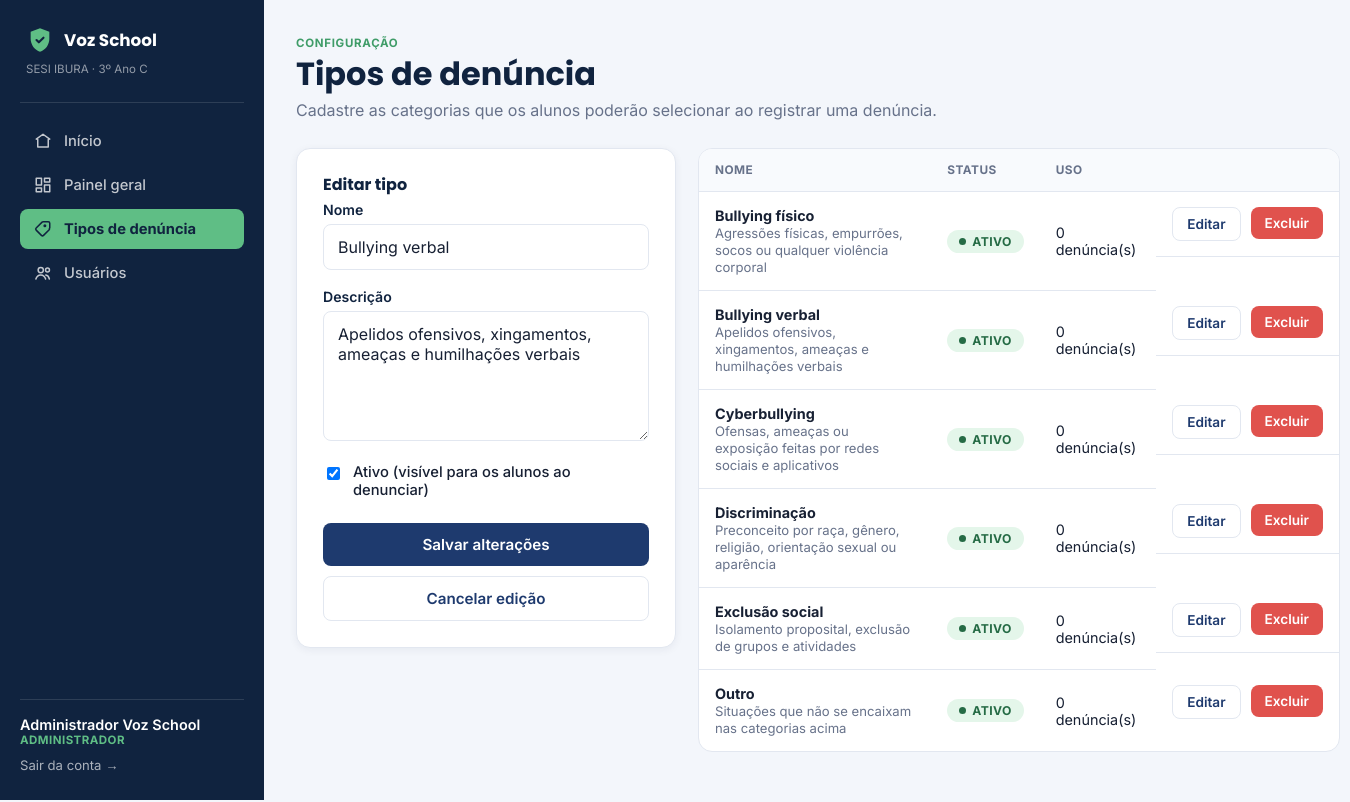
Page /admin_tipos_denuncia.php?editar=2 (signed in) on the committed database.
### tables this page shows
CREATE TABLE tipos_denuncia (
    id INT AUTO_INCREMENT PRIMARY KEY,
    nome VARCHAR(100) NOT NULL,
    descricao VARCHAR(255) DEFAULT NULL,
    ativo TINYINT(1) NOT NULL DEFAULT 1,
    criado_em DATETIME NOT NULL DEFAULT CURRENT_TIMESTAMP
);

### admin_tipos_denuncia.php (the view, shortened to what this page needs)
<?php
require_once __DIR__ . '/includes/header.php';
$pdo = getConexao();
$editar = null;
if (isset($_GET['editar'])) {
    $stmt = $pdo->prepare('SELECT * FROM tipos_denuncia WHERE id = ?');
    $stmt->execute([(int) $_GET['editar']]);
    $editar = $stmt->fetch();
}
$tipos = $pdo->query('SELECT t.*, (SELECT COUNT(*) FROM denuncias d WHERE d.tipo_denuncia_id = t.id) AS total_uso
                       FROM tipos_denuncia t ORDER BY t.nome')->fetchAll();
?>
<div class="page-head">
  <div>
    <span class="eyebrow">Configuração</span>
    <h1>Tipos de denúncia</h1>
    <p class="mb-0">Cadastre as categorias que os alunos poderão selecionar ao registrar uma denúncia.</p>
  </div>
</div>
<div class="detail-grid" style="grid-template-columns: 380px 1fr;">
  <div class="card">
    <h2 style="font-size:1rem;"><?= $editar ? 'Editar tipo' : 'Novo tipo de denúncia' ?></h2>
    <form method="POST" action="process_tipo_denuncia.php">
      <div class="field">
        <label for="nome">Nome</label>
        <input type="text" id="nome" name="nome" required value="<?= htmlspecialchars($editar['nome'] ?? '') ?>" placeholder="Ex: Cyberbullying">
      </div>
      <div class="field">
        <label for="descricao">Descrição</label>
        <textarea id="descricao" name="descricao" placeholder="Explique brevemente o que se enquadra nesse tipo"><?= htmlspecialchars($editar['descricao'] ?? '') ?></textarea>
      </div>
      <div class="field">
        <div class="checkbox-row">
          <input type="checkbox" id="ativo" name="ativo" value="1" <?= (!$editar || $editar['ativo']) ? 'checked' : '' ?>>
          <label for="ativo">Ativo (visível para os alunos ao denunciar)</label>
        </div>
      </div>
      <button type="submit" class="btn btn-primary btn-block"><?= $editar ? 'Salvar alterações' : 'Cadastrar tipo' ?></button>
      <?php if ($editar): ?>
        <a href="admin_tipos_denuncia.php" class="btn btn-outline btn-block" style="margin-top:10px;">Cancelar edição</a>
      <?php endif; ?>
    </form>
  </div>
  <div>
    <div class="table-wrap">
      <table>
        <thead><tr><th>Nome</th><th>Status</th><th>Uso</th><th></th></tr></thead>
        <tbody>
        <?php foreach ($tipos as $t): ?>
          <tr>
            <td>
              <strong><?= htmlspecialchars($t['nome']) ?></strong>
              <?php if ($t['descricao']): ?><br><span class="small text-muted"><?= htmlspecialchars($t['descricao']) ?></span><?php endif; ?>
            </td>
            <td><span class="pill <?= $t['ativo'] ? 'pill-resolvida' : 'pill-arquivada' ?>"><?= $t['ativo'] ? 'Ativo' : 'Inativo' ?></span></td>
            <td><?= (int) $t['total_uso'] ?> denúncia(s)</td>
            <td class="flex gap-10">
              <a class="btn btn-sm btn-outline" href="admin_tipos_denuncia.php?editar=<?= $t['id'] ?>">Editar</a>
              <form method="POST" action="process_tipo_denuncia.php" onsubmit="return confirm('Remover este tipo de denúncia?');">
                <button type="submit" class="btn btn-sm btn-danger" <?= $t['total_uso'] > 0 ? 'disabled title="Não é possível excluir: já usado em denúncias"' : '' ?>>Excluir</button>
              </form>
            </td>
          </tr>
        <?php endforeach; ?>
        </tbody>
      </table>
    </div>
  </div>
</div>
<?php require_once __DIR__ . '/includes/footer.php'; ?>

### css/style.css (style rules this page uses)
:root { --color-primary: #1E3A6E; --color-primary-dark: #10233F; --color-primary-light: #2C4E8F; --color-accent: #5FBE85; --color-accent-dark: #3F9C68; --color-accent-soft: #E4F6EA; --bg: #F3F6FB; --surface: #FFFFFF; --text: #172033; --text-muted: #67728A; --border: #E2E7F0; --danger: #E0524D; --danger-soft: #FBE7E6; --warning: #E3A63E; --warning-soft: #FBF1DD; --info: #3B82C4; --info-soft: #E4F0FA; --success: #3FA66B; --success-soft: var(--color-accent-soft); --radius-sm: 8px; --radius-md: 14px; --radius-lg: 22px; --shadow-sm: 0 2px 8px rgba(16, 35, 63, 0.06); --shadow-md: 0 10px 30px rgba(16, 35, 63, 0.10); --font-display: 'Poppins', sans-serif; --font-body: 'Inter', sans-serif; --sidebar-w: 264px; }
* { box-sizing: border-box; }
html, body { margin: 0; padding: 0; background: var(--bg); color: var(--text); font-family: var(--font-body); -webkit-font-smoothing: antialiased; }
h1, h2, h3, h4 { font-family: var(--font-display); color: var(--color-primary-dark); margin: 0 0 6px; line-height: 1.25; }
p { margin: 0 0 12px; color: var(--text-muted); }
a { color: var(--color-primary); text-decoration: none; }
button, input, select, textarea { font-family: inherit; font-size: 1rem; }
.btn { display: inline-flex; align-items: center; justify-content: center; gap: 8px; padding: 12px 20px; border-radius: var(--radius-sm); border: none; font-weight: 600; font-size: 0.95rem; cursor: pointer; transition: transform .12s ease, box-shadow .12s ease, background .12s ease; text-decoration: none; }
.btn-primary { background: var(--color-primary); color: #fff; }
.btn-outline { background: transparent; color: var(--color-primary); border: 1.5px solid var(--border); }
.btn-danger { background: var(--danger); color: #fff; }
.btn-sm { padding: 8px 14px; font-size: 0.85rem; }
.btn-block { width: 100%; }
.field { margin-bottom: 18px; }
.field label { display: block; font-weight: 600; font-size: 0.88rem; color: var(--color-primary-dark); margin-bottom: 6px; }
.field input[type="text"], .field input[type="email"], .field input[type="password"], .field input[type="date"], .field select, .field textarea { width: 100%; padding: 12px 14px; border: 1.5px solid var(--border); border-radius: var(--radius-sm); background: var(--surface); color: var(--text); transition: border-color .12s ease, box-shadow .12s ease; }
.field textarea { min-height: 130px; resize: vertical; }
.checkbox-row { display: flex; align-items: flex-start; gap: 10px; }
.checkbox-row input { margin-top: 4px; }
.checkbox-row label { font-weight: 500; color: var(--text); font-size: 0.92rem; }
.pill { display: inline-flex; align-items: center; gap: 6px; padding: 4px 12px; border-radius: 999px; font-size: 0.76rem; font-weight: 700; text-transform: uppercase; letter-spacing: .03em; }
.pill::before { content: ''; width: 7px; height: 7px; border-radius: 50%; background: currentColor; }
.pill-resolvida { background: var(--success-soft); color: #256B45; }
.page-head { display: flex; align-items: flex-end; justify-content: space-between; flex-wrap: wrap; gap: 14px; margin-bottom: 28px; }
.page-head .eyebrow { text-transform: uppercase; letter-spacing: .06em; font-size: 0.72rem; font-weight: 700; color: var(--color-accent-dark); margin-bottom: 4px; display: block; }
.card { background: var(--surface); border-radius: var(--radius-md); border: 1px solid var(--border); box-shadow: var(--shadow-sm); padding: 26px; }
.table-wrap { overflow-x: auto; border-radius: var(--radius-md); border: 1px solid var(--border); background: var(--surface); }
table { width: 100%; border-collapse: collapse; min-width: 640px; }
thead th { text-align: left; font-size: 0.74rem; text-transform: uppercase; letter-spacing: .04em; color: var(--text-muted); background: #F8FAFD; padding: 14px 16px; border-bottom: 1px solid var(--border); }
tbody td { padding: 15px 16px; border-bottom: 1px solid var(--border); font-size: 0.9rem; vertical-align: middle; }
tbody tr:last-child td { border-bottom: none; }
.detail-grid { display: grid; grid-template-columns: 2fr 1fr; gap: 22px; align-items: start; }
.mb-0 { margin-bottom: 0 !important; }
.flex { display: flex; }
.gap-10 { gap: 10px; }
.text-muted { color: var(--text-muted); }
.small { font-size: 0.82rem; }

### rows in the picture
tipos_denuncia: nome "Bullying verbal", descricao "Apelidos ofensivos, xingamentos, ameaças e humilhações verbais", ativo "☑", shows "ATIVO", total_uso "0"
tipos_denuncia: nome "Bullying físico", descricao "Agressões físicas, empurrões, socos ou qualquer violência corporal", ativo "ATIVO", total_uso "0"
tipos_denuncia: nome "Cyberbullying", descricao "Ofensas, ameaças ou exposição feitas por redes sociais e aplicativos", ativo "ATIVO", total_uso "0"
tipos_denuncia: nome "Discriminação", descricao "Preconceito por raça, gênero, religião, orientação sexual ou aparência", ativo "ATIVO", total_uso "0"
tipos_denuncia: nome "Exclusão social", descricao "Isolamento proposital, exclusão de grupos e atividades", ativo "ATIVO", total_uso "0"
tipos_denuncia: nome "Outro", descricao "Situações que não se encaixam nas categorias acima", ativo "ATIVO", total_uso "0"

### other values in the picture
$usuario['nome'] "Administrador Voz School"
nomeTipoUsuario($usuario['tipo']) "ADMINISTRADOR"
